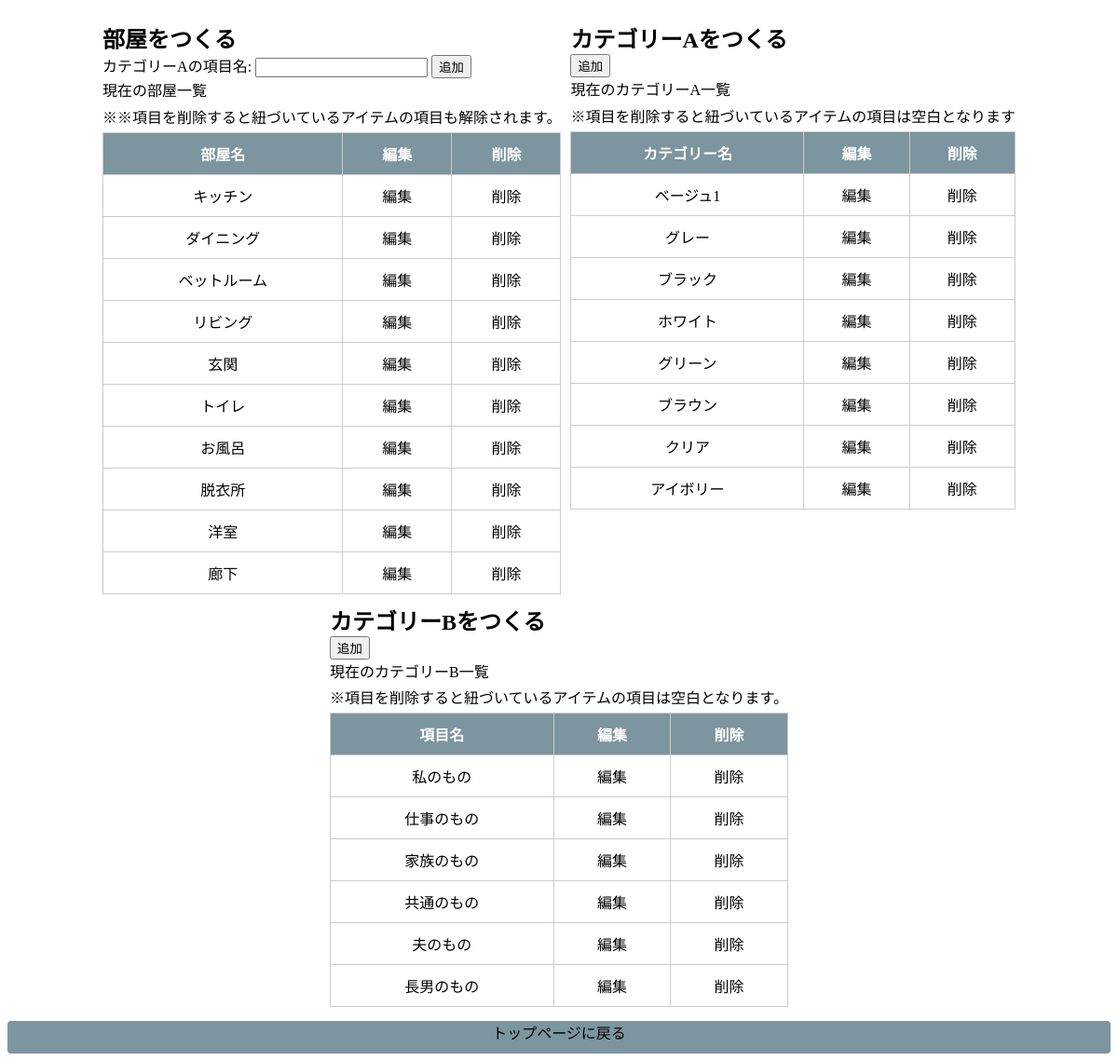
/house/create_catea (signed in), run on the app's committed database.
### house/models.py (models this page shows, shortened)
class Room(models.Model):
    name=models.CharField(max_length=25)
    owner=models.ForeignKey(User,on_delete=models.CASCADE,related_name='r_owner')

class Cate_a(models.Model):
    namea=models.CharField(max_length=20,blank=True,null=True)
    owner=models.ForeignKey(User,on_delete=models.CASCADE,related_name='cate_a_owner')

class Cate_b(models.Model):
    nameb=models.CharField(max_length=20,blank=True,null=True)
    owner=models.ForeignKey(User,on_delete=models.CASCADE,related_name='cate_b_owner')

### house/views.py (the view)
# urls.py: path('create_catea',views.create_catea,name='create_catea'),
@login_required(login_url='/accounts/login/')                   #ログインしていたら使える。
def create_catea(request):
    if(request.method=='POST'):                                 #カテゴリーを作り、オーナーと名前を保存する。
        cai=Cate_a()                                           #Cate_aモデルのインスタンス(cami)を作成する。
        cai.owner=request.user                                 #オーナーにはログインユーザーをセットする。
        cai.namea=request.POST['namea']                         #名前には、クリエイトルームフォームから送られてきた値をセットする。
        cai.save()
        messages.info(request,'カテゴリーAに項目名「'+cai.namea+'」を追加しました。')
        catealist=Cate_a.objects.filter(owner=request.user)
        return redirect(to='/house/create')
    else:
        roomlist=Room.objects.filter(owner=request.user)
        catealist=Cate_a.objects.filter(owner=request.user)
        cateblist=Cate_b.objects.filter(owner=request.user)
    params={
        'form':Createcate_aForm(),
        'roomlist':roomlist,
        'catealist':catealist,
        'cateblist':cateblist,
        }
    return render(request,'house/create.html',params)

### house/forms.py
class Createcate_aForm(forms.ModelForm):
    class Meta:
        model=Cate_a
        fields=['namea',]
        labels={
            "namea":"カテゴリーAの項目名",
            }

### templates/house/create.html (shortened to what this page needs)
{% load static %}
<!DOCTYPE html>
<html lang="ja">
<head>
    <link rel="stylesheet" type="text/css"
        href="{% static 'house/css/style.css' %}" />
</head>
<body>
<main>
<div class="plans-con">
    <div class="w-con02">
        <div class="sred">
            <div class="form">
                <h2>部屋をつくる</h2>
                <form action="{% url 'create' %}" method="post">
                {{ form.as_table }}
                <input type="submit" value="追加">
                </form>
            </div>
            <div class="room_list">
                <p>現在の部屋一覧</p>
                <p>※※項目を削除すると紐づいているアイテムの項目も解除されます。</p>
                <table class="tb01">
                    <tr class="head">
                        <th>部屋名</th>
                        <th>編集</th>
                        <th>削除</th>
                    </tr>
                    {% for item in roomlist %}
                    <tr>
                        <td>{{item.name}}</td>
                        <td><a href="{% url 'edit_room' item.id %}">編集</a></td>
                        <td><a href="{% url 'delete_room' item.id %}">削除</a></td>
                    </tr>
                    {% endfor %}
                </table>
            </div>
        </div>
        <div class="sred">
            <div class="form">
                <h2>カテゴリーAをつくる</h2>
                <form action="{% url 'create_catea' %}" method="post">
                <input type="submit" value="追加">
                </form>
            </div>
            <div class="room_list">
                <p>現在のカテゴリーA一覧</p>
                <p>※項目を削除すると紐づいているアイテムの項目は空白となります</p>
                <table class="tb01">
                    <tr class="head">
                        <th>カテゴリー名</th>
                        <th>編集</th>
                        <th>削除</th>
                    </tr>
                    {% for catea in catealist %}
                    <tr>
                        <td>{{catea.namea}}</td>
                        <td><a href="{% url 'edit_catea' catea.id %}">編集</a></td>
                        <td><a href="{% url 'delete_catea' catea.id %}">削除</a></td>
                    </tr>
                    {% endfor %}
                </table>
            </div>
        </div>
        <div class="sred">
            <div class="form">
                <h2>カテゴリーBをつくる</h2>
                <form action="{% url 'create_cateb' %}" method="post">
                <input type="submit" value="追加">
                </form>
            </div>
            <div class="room_list">
                <p>現在のカテゴリーB一覧</p>
                <p>※項目を削除すると紐づいているアイテムの項目は空白となります。</p>
                <table class="tb01">
                    <tr class="head">
                        <th>項目名</th>
                        <th>編集</th>
                        <th>削除</th>
                    </tr>
                    {% for cateb in cateblist %}
                    <tr>
                        <td>{{cateb.nameb}}</td>
                        <td><a href="{% url 'edit_cateb' cateb.id %}">編集</a></td>
                        <td><a href="{% url 'delete_cateb' cateb.id %}">削除</a></td>
                    </tr>
                    {% endfor %}
                </table>
            </div>
        </div>
</div>
</main>
<div>
    <a href="/house" class="btn">トップページに戻る</a>
</div>
</body>
</html>

### static/house/css/style.css (style rules this page uses)
.btn { display: block; border-radius: 4px; min-width: 150px; height: 35px; box-sizing: border-box; background-color: rgb(124, 149, 158); color:rgb(0, 0, 0); font: size 13px; text-align: center; }
a { color: inherit; text-decoration: none; }
h1,h2,h3,h4,h5,h6,p,a { margin: 0; font-family: 'Kaisei Opti', serif; }
.sred { border-radius: 15px; background-color: #ffffff; padding: 5px; height: 100%; align-items: center; justify-content: space-between; }
.w-con02 { padding: 10px; margin: 10PX; background-color: #ffffff; display: flex; flex-wrap: wrap; margin: auto; justify-content: center; }
:root { --v-space:clamp(90px,9vw,120px); }
@media (min-width:768px) { .plans-con { grid-template-columns: repeat(2,1fr); } }
p { line-height: 1.8; }
table { border-collapse: collapse; width: 100%; }
.tb01 th, .tb01 td { padding: 10px; border: solid 1px #ccc; text-align:center; box-sizing:border-box; }
.tb01 th { background:rgb(124, 149, 158); color: #fff; }

### data on the page
Room: name "キッチン"
Room: name "ダイニング"
Room: name "ベットルーム"
Room: name "リビング"
Room: name "玄関"
Room: name "トイレ"
Room: name "お風呂"
Room: name "脱衣所"
Room: name "洋室"
Room: name "廊下"
Cate_a: namea "ベージュ1"
Cate_a: namea "グレー"
Cate_a: namea "ブラック"
Cate_a: namea "ホワイト"
Cate_a: namea "グリーン"
Cate_a: namea "ブラウン"
Cate_a: namea "クリア"
Cate_a: namea "アイボリー"
Cate_b: nameb "私のもの"
Cate_b: nameb "仕事のもの"
Cate_b: nameb "家族のもの"
Cate_b: nameb "共通のもの"
Cate_b: nameb "夫のもの"
Cate_b: nameb "長男のもの"
